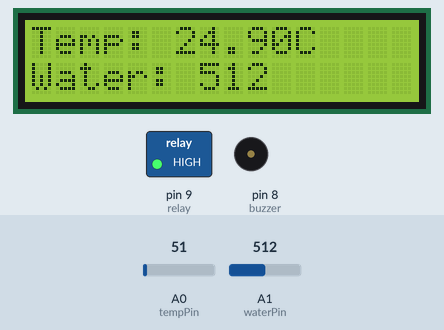
This sketch was run on a simulated Arduino Uno, built with avr-gcc and run on an emulated ATmega328P. Shown: 16×2 character LCD, switched loads named in the sketch (green lamp = pin HIGH), buzzer (waves = sounding). The test bench sets the inputs (shaded band); at power-on: A1 (waterPin) = 512, A0 (tempPin) = 51.

Above: at 2.7 s.
2.8 s: A1 (waterPin) set to 208
At 3.7 s:
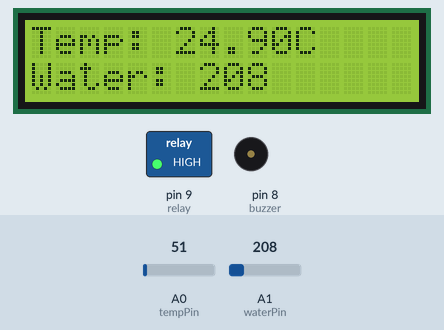
4.3 s: A1 (waterPin) set to 181
At 5.16 s:
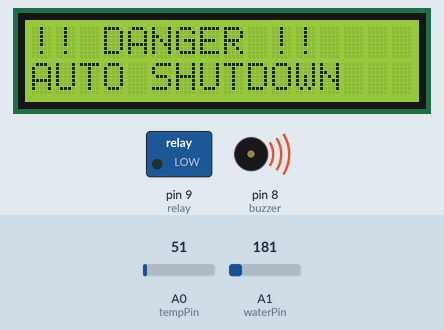
7.3 s: A0 (tempPin) set to 61
At 8.1 s:
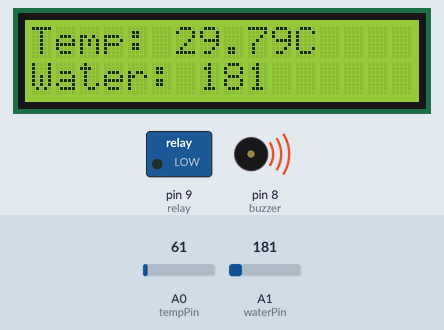
9.8 s: A0 (tempPin) set to 71
At 10.5 s:
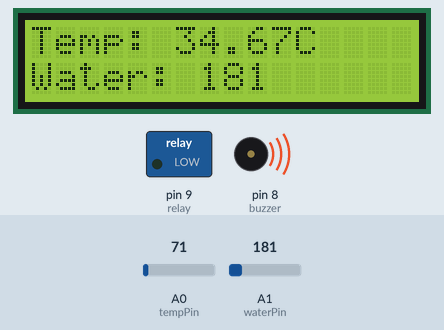
12.2 s: A0 (tempPin) set to 86
At 13.0 s:
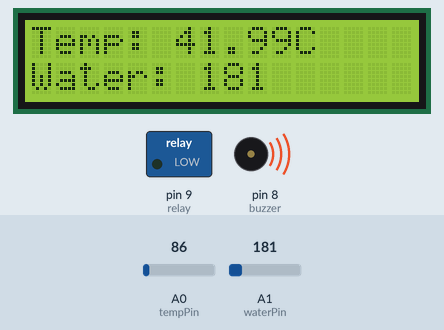
14.6 s: A1 (waterPin) set to 210
At 15.5 s:
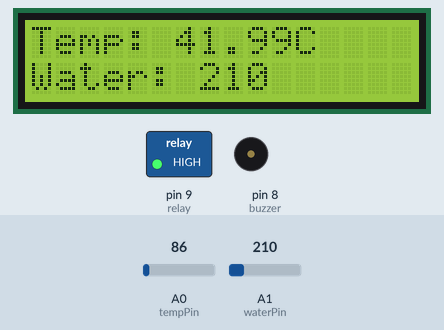
Timing chart, 0 to 17.5 s (numbered marks = the images above; inputs shaded):
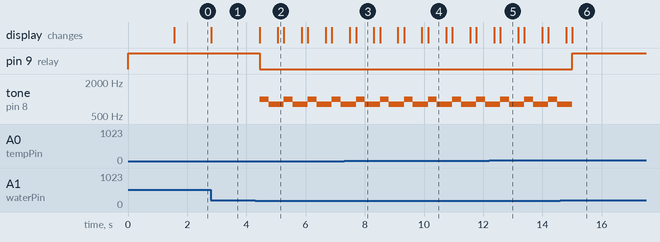

Measured:
- the behaviour switches between 200 and 199 on A1 (waterPin) (found by bisection; images 1 and 2)
- after the input at 2.8 s, the display: changes at once (image 1)
- after the input at 4.3 s, pin 9 (relay): HIGH → LOW after 0.16 s; tone on pin 8 (buzzer): alternates 1000 Hz for 0.30 s and 800 Hz for 0.51 s, starting after 0.16 s; the display: first changes after 0.16 s (image 2 shows a later state)
- after the input at 7.3 s, the display: first differs from a run without the input after 0.40 s (image 3)
- after the input at 9.8 s, the display: first differs from a run without the input after 0.34 s (image 4)
- after the input at 12.2 s, the display: first differs from a run without the input after 0.37 s (image 5)
- after the input at 14.6 s, pin 9 (relay): LOW → HIGH after 0.41 s; the display: first differs from a run without the input after 0.41 s (image 6)

The sketch:

main.ino
```cpp
#include <LiquidCrystal.h>

// Pin Definitions
const int tempPin = A0;
const int waterPin = A1;
const int buzzer = 8;
const int relay = 9;

// LCD Pin Setup (RS, E, D4, D5, D6, D7)
LiquidCrystal lcd(12, 11, 5, 4, 3, 2);

void setup() {
  pinMode(buzzer, OUTPUT);
  pinMode(relay, OUTPUT);

  // Start with relay ON (Heater Running)
  digitalWrite(relay, HIGH);

  lcd.begin(16, 2);
  lcd.print("SYSTEM READY");
  delay(1500);
}

void loop() {
  // Read Sensors
  int rawTemp = analogRead(tempPin);
  float tempC = (rawTemp * 5.0 / 1024.0) * 100.0;
  int waterLevel = analogRead(waterPin);

  // Update Display
  lcd.clear();
  lcd.setCursor(0, 0);
  lcd.print("Temp: "); lcd.print(tempC); lcd.print("C");
  lcd.setCursor(0, 1);
  lcd.print("Water: "); lcd.print(waterLevel);

  // Safety Logic
  if (tempC > 90 || waterLevel < 200) {
    // UNSAFE: Shutdown and Alarm
    digitalWrite(relay, LOW);

    // Pleasant Weep-Weep Sound
    tone(buzzer, 1000);
    delay(300);
    tone(buzzer, 800);
    delay(300);

    lcd.clear();
    lcd.print("!! DANGER !!");
    lcd.setCursor(0, 1);
    lcd.print("AUTO SHUTDOWN");
  } else {
    // SAFE: System Normal
    digitalWrite(relay, HIGH);
    noTone(buzzer);
  }

  delay(200);
}
```
